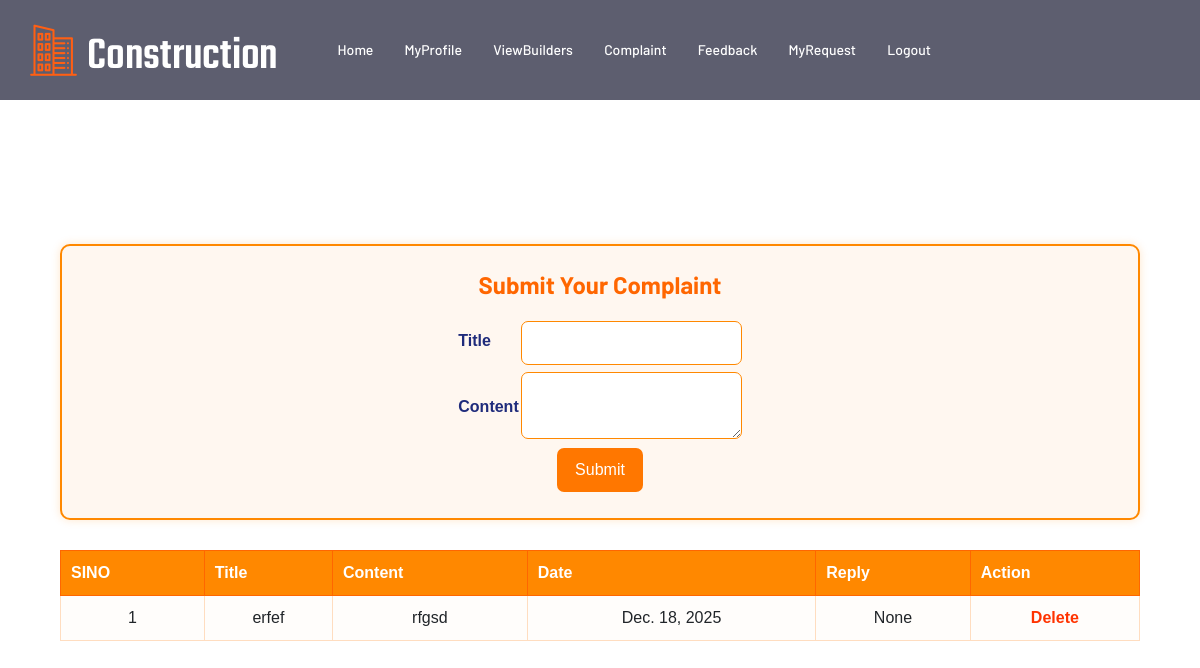
The page /User/Complaint/ (signed in) on the database as committed earlier.
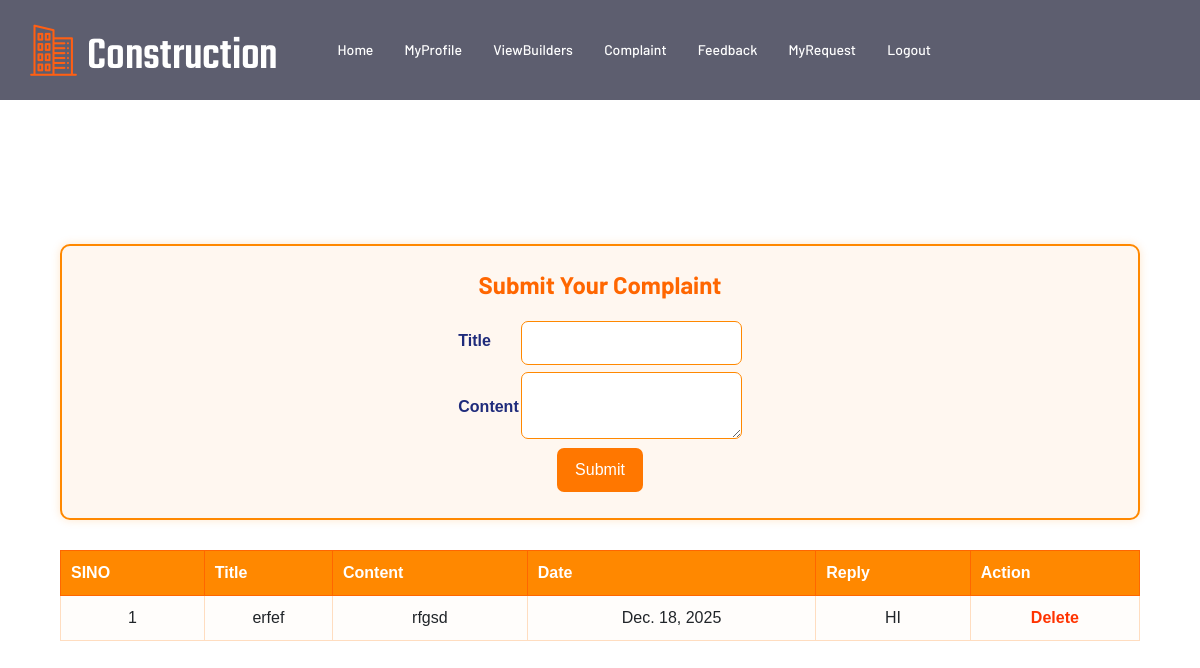
The same page on the database as committed later.
### User/models.py (models this page shows)
class tbl_complaint(models.Model):
       Complaint_title=models.CharField(max_length=50)
       Complaint_content=models.CharField(max_length=50)
       Complaint_date=models.DateField(auto_now_add=True)
       Complaint_reply=models.CharField(max_length=50,null=True)
       Complaint_status=models.IntegerField(default=0)
       user_id=models.ForeignKey(tbl_user,on_delete=models.CASCADE)

### User/views.py (the view)
# urls.py: path('Complaint/',views.Complaint,name="Complaint"),
def Complaint(request):
    complaintdata=tbl_complaint.objects.filter(user_id=request.session['uid'])
    if request.method=="POST":
        title=request.POST.get("txt_title")
        content=request.POST.get("txt_content")
        user=tbl_user.objects.get(id=request.session['uid'])
        tbl_complaint.objects.create(Complaint_title=title,Complaint_content=content,user_id=user)
        return render(request,'User/Complaint.html',{"msg":'complaint registered..'})
    else:
        return render(request,'User/Complaint.html',{ "complaintdata": complaintdata})

### User/Templates/User/Complaint.html (shortened to what this page needs)
{% extends 'User/Header.html' %}
{% block content %}
<br><br><br><br><br><br>
<head>
</head>
<div class="complaint-page-container">
    <div class="complaint-form-box">
        <h2 class="complaint-form-title">Submit Your Complaint</h2>
        <form action="" method="post">
            <table class="complaint-table-form">
                <tr>
                    <td><b>Title</b></td>
                    <td>
                        <input type="text" name="txt_title" required id="txt_title" class="complaint-input">
                    </td>
                </tr>
                <tr>
                    <td><b>Content</b></td>
                    <td>
                        <textarea name="txt_content" required id="txt_content" class="complaint-textarea"></textarea>
                    </td>
                </tr>
                <tr>
                    <td colspan="2" style="text-align:center;">
                        <input type="submit" value="Submit" class="complaint-submit-btn">
                    </td>
                </tr>
            </table>
        </form>
    </div>
    <table class="complaint-table">
        <tr>
            <th>SINO</th>
            <th>Title</th>
            <th>Content</th>
            <th>Date</th>
            <th>Reply</th>
            <th>Action</th>
        </tr>
        {% for i in complaintdata %}
        <tr>
            <td>{{forloop.counter}}</td>
            <td>{{i.Complaint_title}}</td>
            <td>{{i.Complaint_content}}</td>
            <td>{{i.Complaint_date}}</td>
            <td>{{i.Complaint_reply}}</td>
            <td>
                <a href="{% url 'User:DeleteComplaint' i.id %}" class="complaint-delete-btn">Delete</a>
            </td>
        </tr>
        {% endfor %}
    </table>
</div>
{% endblock %}

Rows that differ between the two databases and show on the page:
changed tbl_complaint "erfef": Complaint_reply "None" → "HI"
